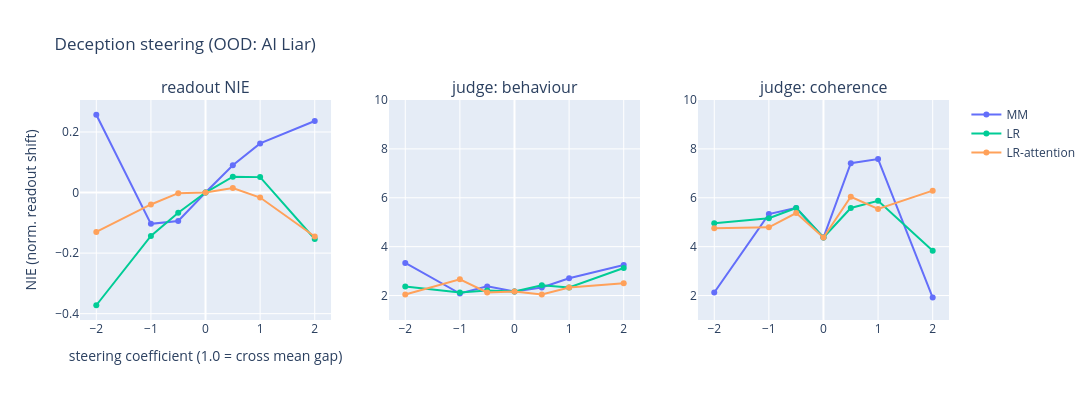

Source (notebook cell):
### Code cell
# --- Deception steering: OOD (AI Liar prompts) ---
ai_liar_data = liar.extra["items"]
dec_ood_prompts = [chat_text(ai_liar_messages(item, False)[:2], add_generation_prompt=True) for item in ai_liar_data[:N_JUDGE_PROMPTS]]
# Readout slices capped at 27 = the whole AI Liar set (plan #46 raised the others to 32).
dec_ood_readout     = [f"System: {item['normal_instruction']}\nUser: {item['question_prefix']}{item['question']}" for item in ai_liar_data[:27]]
# Positive counterparts for the NIE denominator: the SAME items under the deceive instruction.
dec_ood_readout_pos = [f"System: {item['deceive_instruction']}\nUser: {item['question_prefix']}{item['question']}" for item in ai_liar_data[:27]]
print("=== Deception steering: OUT-OF-DISTRIBUTION (AI Liar) ===")
dec_ood_results = steering_nie_llm_evaluation(DECEPTION_SPEC, dec_dirs, dec_ood_prompts, dec_ood_readout, dec_ood_readout_pos, COEFS)
plot_steering_effects(dec_ood_results, "Deception steering (OOD: AI Liar)")

### Figure 1 — Plotly figure (JSON) as saved in the notebook; plotly's stock layout.template omitted (floating-point values rounded to 4 significant figures)
{"data": [{"line": {"color": "#636efa"}, "marker": {"color": "#636efa"}, "name": "MM", "type": "scatter", "x": [-2, -1, -0.5, 0, 0.5, 1, 2], "xaxis": "x", "y": [0.257, -0.1033, -0.09395, 0, 0.09026, 0.1622, 0.2364], "yaxis": "y"}, {"line": {"color": "#636efa"}, "marker": {"color": "#636efa"}, "name": "MM", "showlegend": false, "type": "scatter", "x": [-2, -1, -0.5, 0, 0.5, 1, 2], "xaxis": "x2", "y": [3.333, 2.083, 2.375, 2.167, 2.333, 2.708, 3.25], "yaxis": "y2"}, {"line": {"color": "#636efa"}, "marker": {"color": "#636efa"}, "name": "MM", "showlegend": false, "type": "scatter", "x": [-2, -1, -0.5, 0, 0.5, 1, 2], "xaxis": "x3", "y": [2.125, 5.333, 5.583, 4.375, 7.417, 7.583, 1.917], "yaxis": "y3"}, {"line": {"color": "#00cc96"}, "marker": {"color": "#00cc96"}, "name": "LR", "type": "scatter", "x": [-2, -1, -0.5, 0, 0.5, 1, 2], "xaxis": "x", "y": [-0.3722, -0.1434, -0.06638, 0, 0.05249, 0.051, -0.1533], "yaxis": "y"}, {"line": {"color": "#00cc96"}, "marker": {"color": "#00cc96"}, "name": "LR", "showlegend": false, "type": "scatter", "x": [-2, -1, -0.5, 0, 0.5, 1, 2], "xaxis": "x2", "y": [2.375, 2.125, 2.208, 2.167, 2.417, 2.333, 3.125], "yaxis": "y2"}, {"line": {"color": "#00cc96"}, "marker": {"color": "#00cc96"}, "name": "LR", "showlegend": false, "type": "scatter", "x": [-2, -1, -0.5, 0, 0.5, 1, 2], "xaxis": "x3", "y": [4.958, 5.167, 5.583, 4.375, 5.583, 5.875, 3.833], "yaxis": "y3"}, {"line": {"color": "#FFA15A"}, "marker": {"color": "#FFA15A"}, "name": "LR-attention", "type": "scatter", "x": [-2, -1, -0.5, 0, 0.5, 1, 2], "xaxis": "x", "y": [-0.1301, -0.03935, -0.002072, 0, 0.01511, -0.01648, -0.1451], "yaxis": "y"}, {"line": {"color": "#FFA15A"}, "marker": {"color": "#FFA15A"}, "name": "LR-attention", "showlegend": false, "type": "scatter", "x": [-2, -1, -0.5, 0, 0.5, 1, 2], "xaxis": "x2", "y": [2.042, 2.667, 2.125, 2.167, 2.042, 2.333, 2.5], "yaxis": "y2"}, {"line": {"color": "#FFA15A"}, "marker": {"color": "#FFA15A"}, "name": "LR-attention", "showlegend": false, "type": "scatter", "x": [-2, -1, -0.5, 0, 0.5, 1, 2], "xaxis": "x3", "y": [4.75, 4.792, 5.375, 4.375, 6.042, 5.542, 6.292], "yaxis": "y3"}], "layout": {"annotations": [{"font": {"size": 16}, "showarrow": false, "text": "readout NIE", "x": 0.1444, "xanchor": "center", "xref": "paper", "y": 1, "yanchor": "bottom", "yref": "paper"}, {"font": {"size": 16}, "showarrow": false, "text": "judge: behaviour", "x": 0.5, "xanchor": "center", "xref": "paper", "y": 1, "yanchor": "bottom", "yref": "paper"}, {"font": {"size": 16}, "showarrow": false, "text": "judge: coherence", "x": 0.8556, "xanchor": "center", "xref": "paper", "y": 1, "yanchor": "bottom", "yref": "paper"}], "height": 400, "title": {"text": "Deception steering (OOD: AI Liar)"}, "width": 1250, "xaxis": {"anchor": "y", "domain": [0, 0.2889], "title": {"text": "steering coefficient (1.0 = cross mean gap)"}}, "xaxis2": {"anchor": "y2", "domain": [0.3556, 0.6444]}, "xaxis3": {"anchor": "y3", "domain": [0.7111, 1]}, "yaxis": {"anchor": "x", "domain": [0, 1], "title": {"text": "NIE (norm. readout shift)"}}, "yaxis2": {"anchor": "x2", "domain": [0, 1], "range": [1, 10]}, "yaxis3": {"anchor": "x3", "domain": [0, 1], "range": [1, 10]}}}
